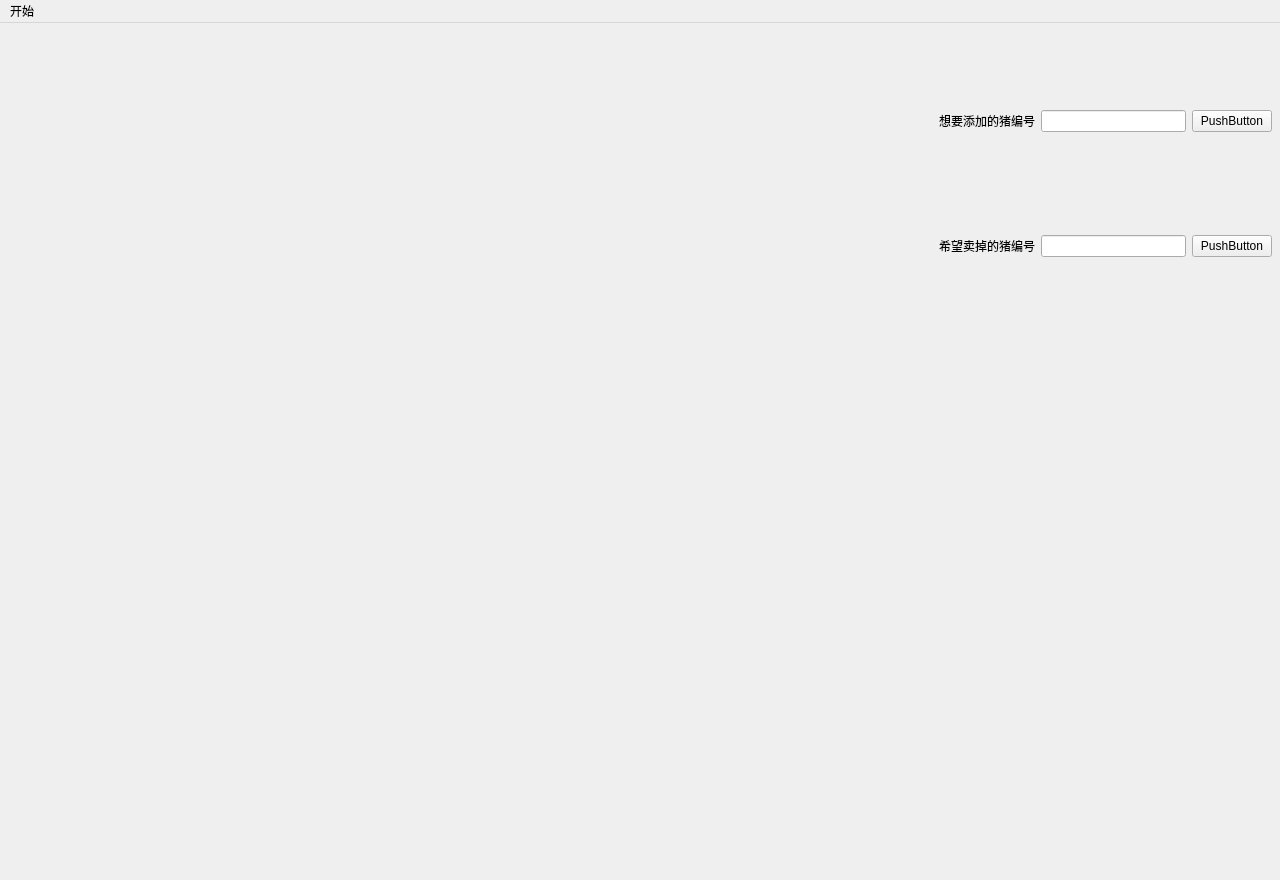
<?xml version="1.0" encoding="UTF-8"?>
<ui version="4.0">
 <class>Pigsty</class>
 <widget class="QMainWindow" name="Pigsty">
  <property name="geometry">
   <rect>
    <x>0</x>
    <y>0</y>
    <width>1280</width>
    <height>880</height>
   </rect>
  </property>
  <property name="windowTitle">
   <string>MainWindow</string>
  </property>
  <widget class="QWidget" name="centralwidget">
   <widget class="QWidget" name="widget_3" native="true">
    <property name="geometry">
     <rect>
      <x>930</x>
      <y>0</y>
      <width>351</width>
      <height>321</height>
     </rect>
    </property>
    <property name="styleSheet">
     <string notr="true">background-image: url(:/i/a.jpg);</string>
    </property>
    <layout class="QGridLayout" name="gridLayout_2">
     <item row="0" column="0">
      <spacer name="verticalSpacer">
       <property name="orientation">
        <enum>Qt::Vertical</enum>
       </property>
       <property name="sizeHint" stdset="0">
        <size>
         <width>87</width>
         <height>61</height>
        </size>
       </property>
      </spacer>
     </item>
     <item row="1" column="0">
      <widget class="QWidget" name="widget_2" native="true">
       <property name="styleSheet">
        <string notr="true">background-image: url(:/i/ii.jpg);</string>
       </property>
       <layout class="QGridLayout" name="gridLayout">
        <item row="0" column="0">
         <widget class="QLabel" name="label_3">
          <property name="text">
           <string>想要添加的猪编号</string>
          </property>
         </widget>
        </item>
        <item row="0" column="2">
         <widget class="MyButton" name="pushButton">
          <property name="text">
           <string>PushButton</string>
          </property>
         </widget>
        </item>
        <item row="0" column="1">
         <widget class="QLineEdit" name="lineEdit"/>
        </item>
       </layout>
      </widget>
     </item>
     <item row="2" column="0">
      <spacer name="verticalSpacer_3">
       <property name="orientation">
        <enum>Qt::Vertical</enum>
       </property>
       <property name="sizeHint" stdset="0">
        <size>
         <width>20</width>
         <height>60</height>
        </size>
       </property>
      </spacer>
     </item>
     <item row="3" column="0">
      <widget class="QWidget" name="widget" native="true">
       <property name="styleSheet">
        <string notr="true">background-image: url(:/i/ii.jpg);</string>
       </property>
       <layout class="QHBoxLayout" name="horizontalLayout">
        <item>
         <widget class="QLabel" name="label_2">
          <property name="text">
           <string>希望卖掉的猪编号</string>
          </property>
         </widget>
        </item>
        <item>
         <widget class="QLineEdit" name="lineEdit_2"/>
        </item>
        <item>
         <widget class="MyButton" name="pushButton_2">
          <property name="text">
           <string>PushButton</string>
          </property>
         </widget>
        </item>
       </layout>
      </widget>
     </item>
     <item row="4" column="0">
      <spacer name="verticalSpacer_2">
       <property name="orientation">
        <enum>Qt::Vertical</enum>
       </property>
       <property name="sizeHint" stdset="0">
        <size>
         <width>20</width>
         <height>61</height>
        </size>
       </property>
      </spacer>
     </item>
    </layout>
   </widget>
  </widget>
  <widget class="QMenuBar" name="menubar">
   <property name="geometry">
    <rect>
     <x>0</x>
     <y>0</y>
     <width>1280</width>
     <height>26</height>
    </rect>
   </property>
   <widget class="QMenu" name="menustart">
    <property name="title">
     <string>开始</string>
    </property>
    <addaction name="actionquit"/>
   </widget>
   <addaction name="menustart"/>
  </widget>
  <action name="actionquit">
   <property name="text">
    <string>退出</string>
   </property>
  </action>
 </widget>
 <customwidgets>
  <customwidget>
   <class>MyButton</class>
   <extends>QPushButton</extends>
   <header location="global">mybutton.h</header>
  </customwidget>
 </customwidgets>
 <resources/>
 <connections/>
</ui>
